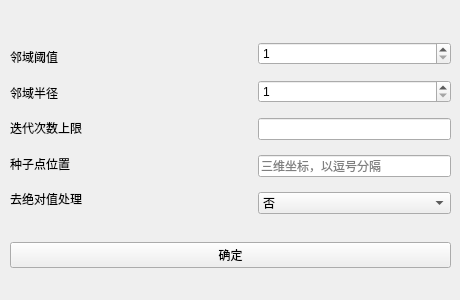
<?xml version="1.0" encoding="UTF-8"?>
<ui version="4.0">
 <class>RegionGrowing</class>
 <widget class="QWidget" name="RegionGrowing">
  <property name="geometry">
   <rect>
    <x>0</x>
    <y>0</y>
    <width>460</width>
    <height>300</height>
   </rect>
  </property>
  <property name="minimumSize">
   <size>
    <width>460</width>
    <height>300</height>
   </size>
  </property>
  <property name="maximumSize">
   <size>
    <width>460</width>
    <height>300</height>
   </size>
  </property>
  <property name="baseSize">
   <size>
    <width>380</width>
    <height>400</height>
   </size>
  </property>
  <property name="windowTitle">
   <string>Region Growing</string>
  </property>
  <widget class="QWidget" name="layoutWidget">
   <property name="geometry">
    <rect>
     <x>10</x>
     <y>20</y>
     <width>441</width>
     <height>271</height>
    </rect>
   </property>
   <layout class="QVBoxLayout" name="verticalLayout_3">
    <item>
     <layout class="QHBoxLayout" name="horizontalLayout" stretch="4,1,4">
      <item>
       <layout class="QVBoxLayout" name="verticalLayout_2">
        <item>
         <widget class="QLabel" name="OtsuBGlabel">
          <property name="text">
           <string>邻域阈值</string>
          </property>
         </widget>
        </item>
        <item>
         <widget class="QLabel" name="OtsuBGlabel_2">
          <property name="text">
           <string>邻域半径</string>
          </property>
         </widget>
        </item>
        <item>
         <widget class="QLabel" name="OtsuBGlabel_3">
          <property name="text">
           <string>迭代次数上限</string>
          </property>
         </widget>
        </item>
        <item>
         <widget class="QLabel" name="OtsuBGlabel_5">
          <property name="text">
           <string>种子点位置</string>
          </property>
         </widget>
        </item>
        <item>
         <widget class="QLabel" name="OtsuBGlabel_4">
          <property name="text">
           <string>去绝对值处理</string>
          </property>
         </widget>
        </item>
       </layout>
      </item>
      <item>
       <spacer name="horizontalSpacer">
        <property name="orientation">
         <enum>Qt::Horizontal</enum>
        </property>
        <property name="sizeHint" stdset="0">
         <size>
          <width>80</width>
          <height>20</height>
         </size>
        </property>
       </spacer>
      </item>
      <item>
       <layout class="QVBoxLayout" name="verticalLayout">
        <property name="spacing">
         <number>15</number>
        </property>
        <item>
         <widget class="QSpinBox" name="RGtBox">
          <property name="minimum">
           <number>1</number>
          </property>
         </widget>
        </item>
        <item>
         <widget class="QSpinBox" name="RGradiusBox">
          <property name="minimum">
           <number>1</number>
          </property>
         </widget>
        </item>
        <item>
         <widget class="QLineEdit" name="RGitermaxEdit">
          <property name="text">
           <string/>
          </property>
          <property name="placeholderText">
           <string/>
          </property>
         </widget>
        </item>
        <item>
         <widget class="QLineEdit" name="RGseedEdit">
          <property name="placeholderText">
           <string>三维坐标，以逗号分隔</string>
          </property>
         </widget>
        </item>
        <item>
         <widget class="QComboBox" name="RGtypeBox">
          <item>
           <property name="text">
            <string>否</string>
           </property>
          </item>
          <item>
           <property name="text">
            <string>是</string>
           </property>
          </item>
         </widget>
        </item>
       </layout>
      </item>
     </layout>
    </item>
    <item>
     <widget class="QPushButton" name="affirmButton">
      <property name="text">
       <string>确定</string>
      </property>
     </widget>
    </item>
   </layout>
  </widget>
 </widget>
 <resources/>
 <connections/>
</ui>
